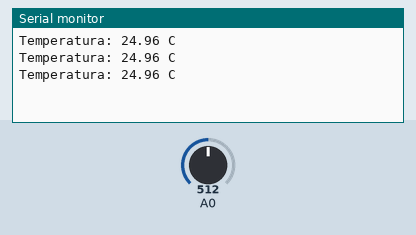
This sketch was run on a simulated Arduino Uno, built with avr-gcc and run on an emulated ATmega328P. Parts: the last lines printed to the serial monitor. The inputs (shaded band) are chosen by the test bench; at power-on: A0 = 512.

Above: at 1.3 s.
1.4 s: A0 set to 716
At 1.9 s:
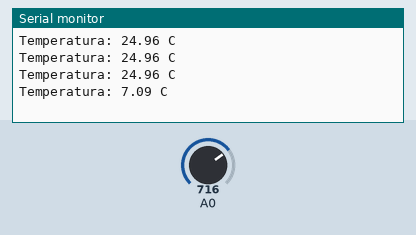
2.9 s: A0 set to 900
At 3.4 s:
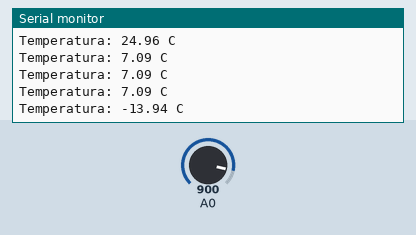
Timing chart, 0 to 5.9 s (numbered marks = the images above; inputs shaded):
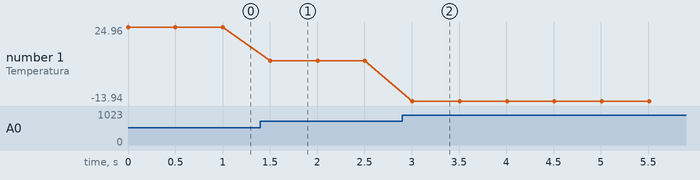

The sketch:

ntc.ino
```cpp
// Definición de la constante BETA del sensor NTC
const float BETA = 3950;

// Variables para almacenar el valor analógico y la temperatura en grados Celsius
int analogValue;
float celsius;

void setup()
{
  // Inicialización de la comunicación serial para la salida de datos
  Serial.begin(9600);
}

void loop()
{
  // Lectura del valor analógico del pin A0, donde está conectado el sensor NTC
  analogValue = analogRead(A0);

  // Cálculo de la temperatura en grados Celsius utilizando la ecuación de Steinhart-Hart
  // Esta ecuación se basa en la variación de la resistencia del sensor con la temperatura
  // y la constante BETA que caracteriza el sensor
  celsius = 1 / (log(1 / (1023. / analogValue - 1)) / BETA + 1.0 / 298.15) - 273.15;

  // Impresión de la temperatura medida por el monitor serial
  Serial.print("Temperatura: ");
  Serial.print(celsius);
  Serial.println(" C");

  // Retardo para la próxima lectura de temperatura
  delay(500);
}
```

Measured:
- after the input at 1.4 s, the serial monitor: prints a new line after 0.10 s (image 1)
- after the input at 2.9 s, the serial monitor: prints a new line after 0.11 s (image 2)
- plotted number 1: 24.96 → 7.09 after the input at 1.4 s, 7.09 → -13.94 after the input at 2.9 s
